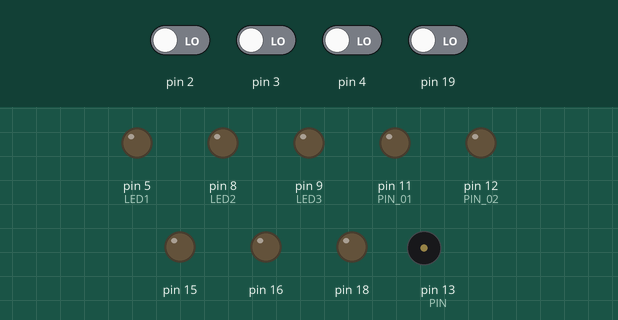
The sketch below on a simulated Arduino Uno, built with avr-gcc and run on an emulated ATmega328P. Shown: output pins drawn as LEDs (lit = HIGH), buzzer (waves = sounding). The test bench sets the inputs (shaded band); at power-on: pin 2–4, pin 19 LOW. Random numbers use the default seed unless the sketch sets one.

Above: at 1.2 s.
1.3 s: pin 4 driven HIGH
At 2.8 s:
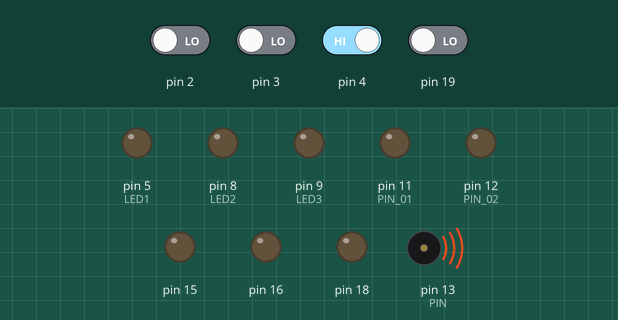
3.8 s: pin 2 driven HIGH
At 6.6 s:
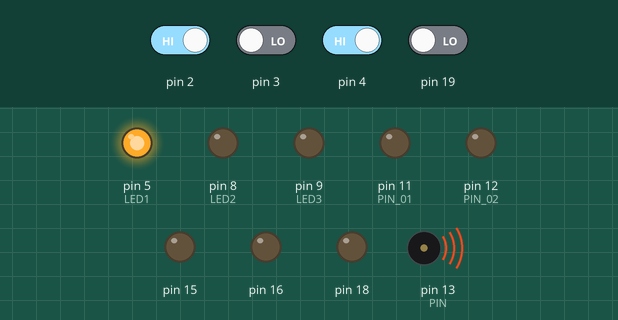
6.8 s: pin 3 driven HIGH
At 8.0 s:
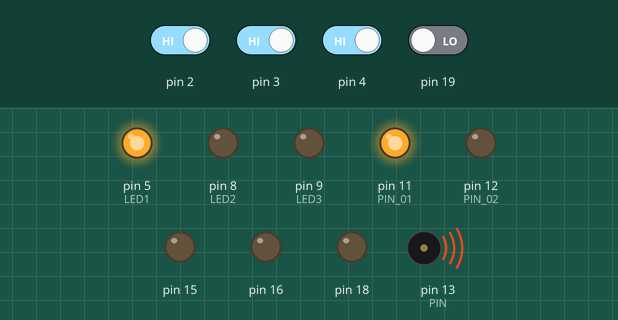
8.3 s: pin 19 driven HIGH
At 9.4 s:
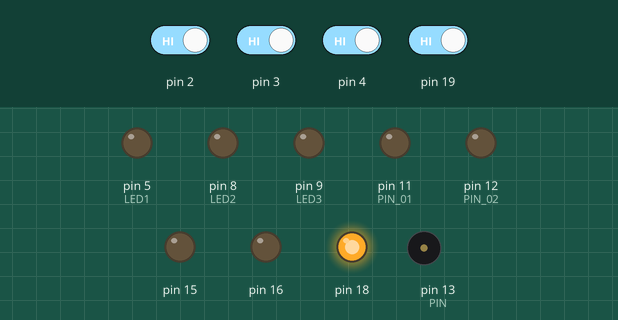
Timing chart, 0 to 11.1 s (numbered marks = the images above; inputs shaded):
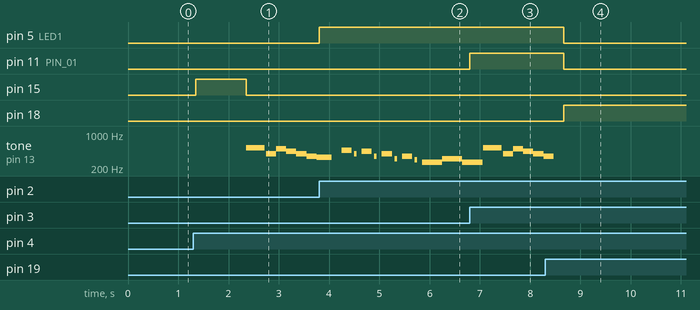

The sketch:

irairabou.ino
```cpp
  #define PIN 13
  unsigned char spk=0;//スピーカー初期化
  unsigned char spk1=0;//スピーカー初期化
  void sw_spk(void);//割り込み用関数
  void sw_spk1(void);//割り込み用関数

  int Life=3,Count=0,Kill=0,Count2=0,PinNanber=5,ab=0;;
  bool StartGame=false,Game1=false,Act=false,Flag=false;
  void setup() {
    randomSeed(analogRead(0));
  pinMode(2,INPUT);//イライラ棒の当たった時の判定
  pinMode(3,INPUT);//モーター信号受け取り
  pinMode(4,INPUT);//開始用ピン
  pinMode(5,OUTPUT);//LED1
  pinMode(8,OUTPUT);//LED2
  pinMode(9,OUTPUT);//LED3
  pinMode(11,OUTPUT);//モーター
  pinMode(12,OUTPUT);//モーター

  pinMode(13,OUTPUT);//スピーカー
  pinMode(17, INPUT);//ゴールのスイッチ感知用

  pinMode(15,OUTPUT);//スタート合図
  pinMode(16,OUTPUT);//ゴール合図
  pinMode(18,OUTPUT);//死んだことを送る用
  pinMode(19, INPUT);//タイムアップ
  attachInterrupt(digitalPinToInterrupt(2),sw_spk,RISING);//  割り込みのピン２
  attachInterrupt(digitalPinToInterrupt(3),sw_spk1,RISING);// 割り込みのピン３
 //    digitalWrite(18,HIGH);//resetpin
}
void loop() {

  if(StartGame==false && digitalRead(4)==HIGH){//スタート
  delay(50);//チャタリングするため
 // digitalWrite(18,HIGH);//resetpin
  digitalWrite(15,HIGH);
  delay(1000);
  digitalWrite(15,LOW);
  Life=8,Count=0,Kill=0,Count2=0,ab=0;;
  Game1=false,Act=false,Flag=false;
  StartGame=true;
  }else if(StartGame==true){
    BGM();
 }
}

int BGM(void){//BGM
  Kill=0;
  //Act=false;
  int BGM[][78]={{/*1*/523,523,523,0,392,494,440,392,349,330,349,392,392,131,131,0,/*1*/523,523,523,0,392,494,440,392,349,330,349,392,392,131,131,0,/*2*/523,523,523,587,659,587,523,659,587,523,659,587,523,/*1*/523,523,523,0,392,494,440,392,349,330,349,392,392,0,/*3*/415,494,677,659,587,0,500,0,523,659,587,523,392,494,440,392,440,392,0},{466,0,392,0,440,0,349,0,392,0,311,0,349,0,294,0,262,311,262,0}};
  int T1[][78]={{/*1*/300,50,20,30,200,200,200,200,200,300,100,200,400,200,200,200,/*1*/300,50,20,30,200,200,200,200,200,300,100,200,400,200,200,200,/*2*/300,50,200,200,200,200,400,100,100,300,200,200,400,/*1*/300,50,20,30,200,200,200,200,200,300,100,200,400,200,/*3*/1000,200,200,300,200,100,400,200,800,200,200,200,200,200,200,200,200,200,400},{200,50,50,100,200,50,50,100,200,50,50,100,200,50,50,100,400,400,400,10}};
  for(Count=0;Count<=77 &&  StartGame==true;Count++){

    if(Act==true || digitalRead(18)==HIGH || digitalRead(19)==HIGH){
      Damage();
    }
      tone(PIN,BGM[Kill][Count],T1[Kill][Count]);
      delay(T1[Kill][Count]);
      Serial.println(Count);
      Count2++;
   if((Kill==1 && Count>=21)|| StartGame==false){
      Count=100;
    }
  }
  //tone(PIN,0,20);
  //delay(20);
}

int Damage(void){//LED処理

  if(Kill==1 || Life>0){//Lifeが残っている場合
    PinNanber++;
    Life--;
    Count=0;
    Act=false;
    delay(200);
  }
  if(digitalRead(16)==HIGH){
    StartGame=false;
    Goal();

  }
  if(Life==0 || digitalRead(19)==HIGH){//死んだとき
    Flag=true;
    if(Flag==true){//死んだとき
    Flag=false;
    StartGame=false;
    Life=0;
    Kill=1;
    digitalWrite(16,LOW);

    digitalWrite(5,LOW);
    digitalWrite(8,LOW);
    digitalWrite(9,LOW);
    digitalWrite(11,LOW);
    digitalWrite(12,LOW);
   digitalWrite(18,HIGH);
   delay(5000);
   digitalWrite(18,LOW);
    }
  }
}

int Goal(void){

}
void sw_spk1(void){//スタート
  if(StartGame==true){
    Morter();
  }
}

void sw_spk(void){//当たったと起動
  if(StartGame==true && Kill==0){
    Kill=1;//1変更
    Act=true;
    Count=0;//リセット

    if(ab==0){
     digitalWrite(5,HIGH);
    ab=1;
    }else if(ab==1){
      digitalWrite(8,HIGH);
    ab=2;
    }else if(ab==2){
      digitalWrite(9,HIGH);
    ab=3;
    }else{
      digitalWrite(5,LOW);
      digitalWrite(8,LOW);
      digitalWrite(9,LOW);
    ab=0;
      }
  }
}
int Morter(void){
  int PIN_01,PIN_02,a=0;
  PIN_01=11;
  PIN_02=12;
  if(Count2>=2){
    switch (random(3000)%2){
    case 0:
      digitalWrite(PIN_01,LOW);
      digitalWrite(PIN_02,LOW);
      delay(100);
      digitalWrite(PIN_01,HIGH);
      digitalWrite(PIN_02,LOW);
    break;

    case 1:
      digitalWrite(PIN_01,LOW);
      digitalWrite(PIN_02,LOW);
      delay(100);
      digitalWrite(PIN_01,LOW);
      digitalWrite(PIN_02,HIGH);
    break;

    case 2:
      digitalWrite(PIN_01,LOW);
      digitalWrite(PIN_02,LOW);
      delay(100);
      digitalWrite(PIN_01,LOW);
      digitalWrite(PIN_02,HIGH);
    break;
    }
  }
}
```

Measured:
- after the input at 1.3 s, pin 15: LOW → HIGH after 0.05 s, → LOW 1.0 s later; tone on pin 13 (PIN): plays 523 Hz for 0.37 s, 392 Hz for 0.20 s, 494 Hz for 0.20 s, 440 Hz for 0.20 s, 392 Hz for 0.20 s, 349 Hz for 0.20 s … (7 notes in this stretch), starting after 1.1 s
- after the input at 3.8 s, pin 5 (LED1): LOW → HIGH at once
- after the input at 6.8 s, pin 11 (PIN_01): LOW → HIGH at once
- after the input at 8.3 s, pin 5 (LED1), pin 11 (PIN_01): HIGH → LOW after 0.37 s; pin 18: LOW → HIGH after 0.37 s
